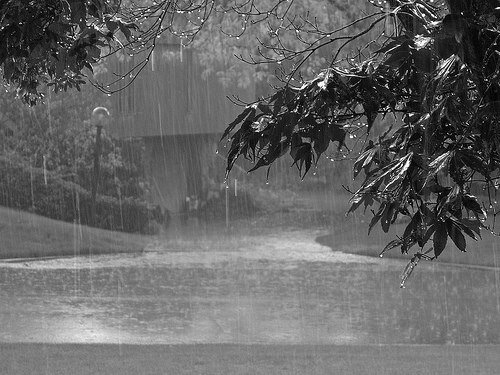
#> input picture bilateralFilter-py/code/case1.png, 500 x 375 px
$ python NewTry.py
#> lines starting #> are read from the running program, lines starting #| are printed output that depends on the picture
from cv2 import bilateralFilter as bilateral
from cv2 import imread, imwrite,imshow
import numpy as np
import os

os.chdir(r'C:\Users\siwei\OneDrive\prp\codeLab\bilateralFilter-py\code')
originImagine = imread('case1.png')
#> originImagine is the input picture: shape (375, 500, 3); min 0, max 255, mean 101.8
filteredImagine =np.hstack([ bilateral(originImagine, 15, 30, 30),
 bilateral(originImagine, 75, 150, 150),
 bilateral(originImagine, 150, 250, 250)])
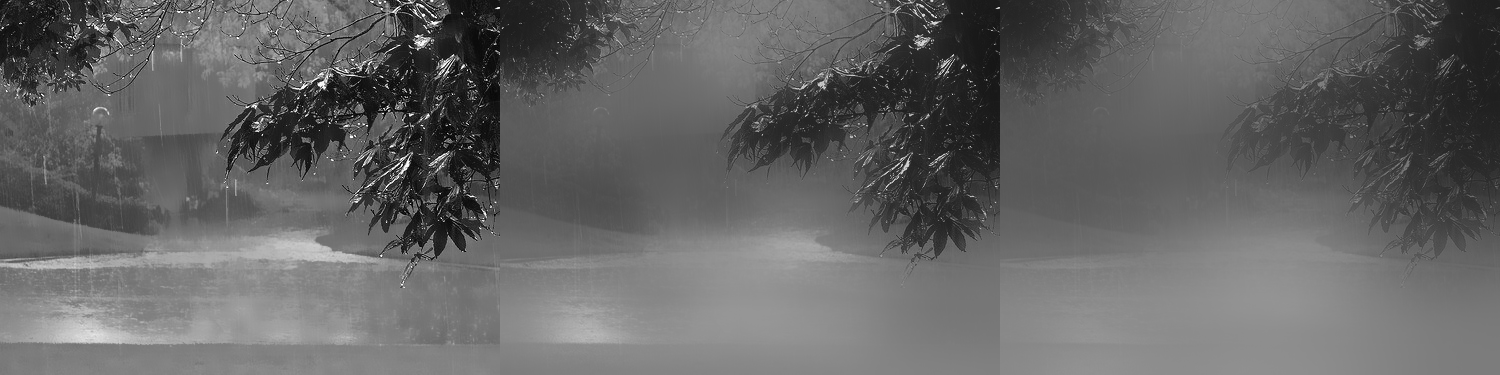
#> filteredImagine: shape (375, 1500, 3); min 0, max 255, mean 101.2
imshow("Testing",filteredImagine)
imwrite("before.jpg",np.hstack([originImagine ,originImagine ,originImagine ]))
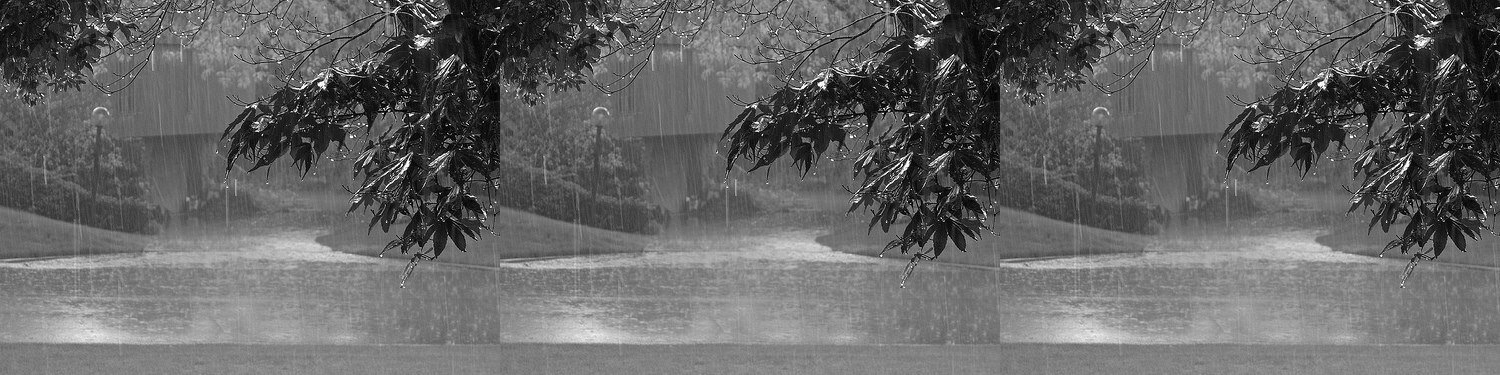
#> saved as before.jpg: shape (375, 1500, 3); min 0, max 255, mean 101.8
imwrite("after.jpg", filteredImagine, params=None)

$ run again, with bilateralFilter-py/code/timg.jpg_noisy.png copied over bilateralFilter-py/code/case1.png
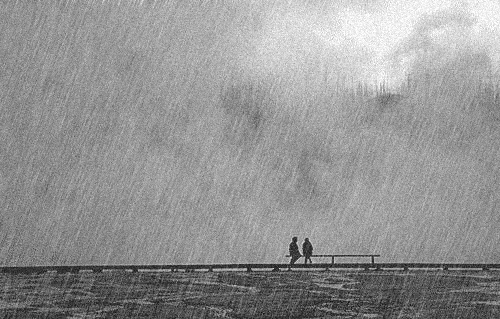
#> input picture bilateralFilter-py/code/timg.jpg_noisy.png, 500 x 319 px
#> originImagine is the input picture: shape (319, 500, 3); min 6, max 255, mean 148.1
#> `filteredImagine =np.hstack([ bilateral(originImagine, 15, 30, 30), bil..`:
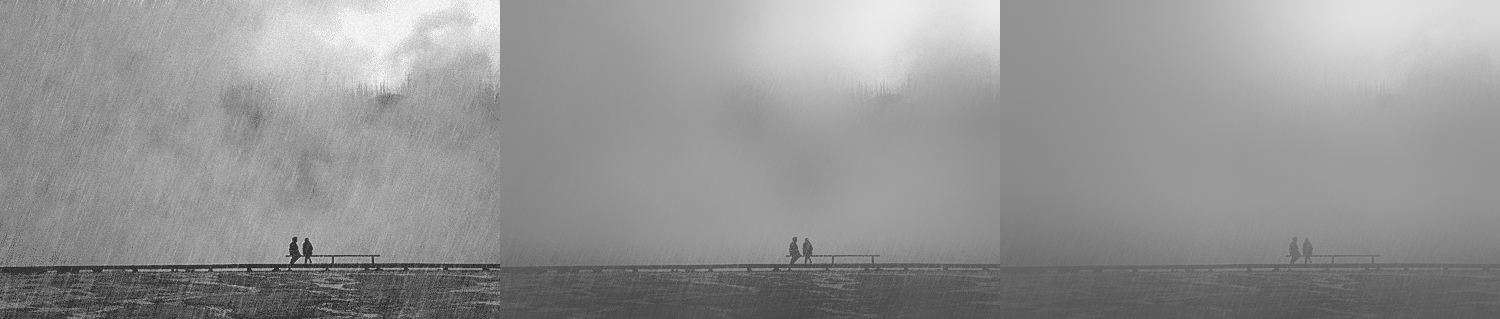
#> filteredImagine: shape (319, 1500, 3); min 15, max 249, mean 148.3
#> `imwrite("before.jpg",np.hstack([originImagine ,originImagine ,originIm..`:
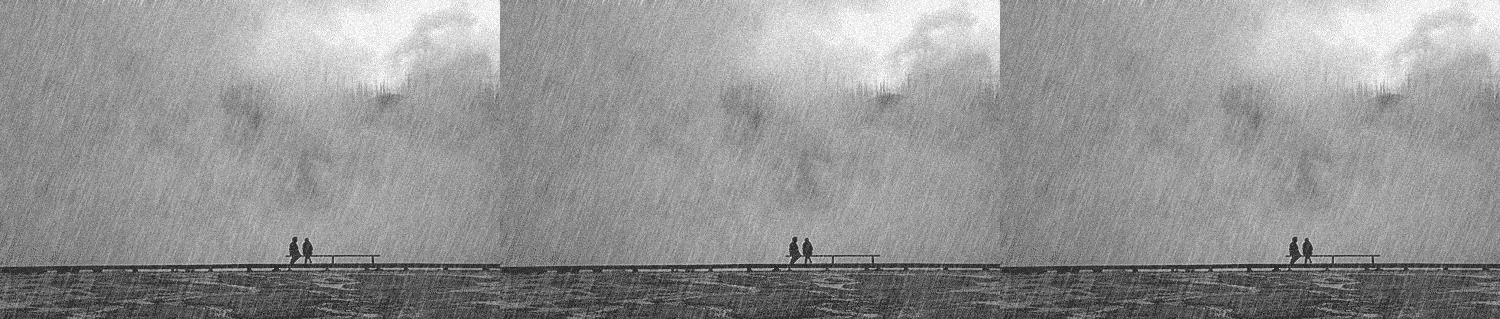
#> saved as before.jpg: shape (319, 1500, 3); min 6, max 255, mean 148.1
